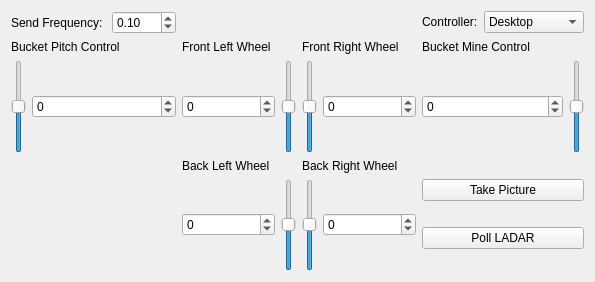
<?xml version="1.0" encoding="UTF-8"?>
<ui version="4.0">
 <class>NASAboticsControlInterfaceClass</class>
 <widget class="QWidget" name="NASAboticsControlInterfaceClass">
  <property name="geometry">
   <rect>
    <x>0</x>
    <y>0</y>
    <width>595</width>
    <height>282</height>
   </rect>
  </property>
  <property name="windowTitle">
   <string>NASAboticsControlInterface</string>
  </property>
  <layout class="QGridLayout" name="gridLayout">
   <item row="3" column="0">
    <layout class="QVBoxLayout" name="bucket_pitch_control_layout_">
     <item>
      <widget class="QLabel" name="label_8">
       <property name="text">
        <string>Bucket Pitch Control</string>
       </property>
      </widget>
     </item>
     <item>
      <layout class="QHBoxLayout" name="horizontalLayout_6">
       <item>
        <widget class="QSlider" name="bucket_pitch_control_slider_">
         <property name="minimum">
          <number>-128</number>
         </property>
         <property name="maximum">
          <number>127</number>
         </property>
         <property name="orientation">
          <enum>Qt::Vertical</enum>
         </property>
        </widget>
       </item>
       <item>
        <widget class="QSpinBox" name="bucket_pitch_control_spinbox_">
         <property name="minimum">
          <number>-128</number>
         </property>
         <property name="maximum">
          <number>127</number>
         </property>
        </widget>
       </item>
      </layout>
     </item>
    </layout>
   </item>
   <item row="3" column="1">
    <layout class="QVBoxLayout" name="front_left_wheel_layout_">
     <item>
      <widget class="QLabel" name="label_3">
       <property name="text">
        <string>Front Left Wheel</string>
       </property>
      </widget>
     </item>
     <item>
      <layout class="QHBoxLayout" name="horizontalLayout">
       <item>
        <widget class="QSpinBox" name="front_left_wheel_spinbox_">
         <property name="minimum">
          <number>-32678</number>
         </property>
         <property name="maximum">
          <number>32678</number>
         </property>
         <property name="value">
          <number>0</number>
         </property>
        </widget>
       </item>
       <item>
        <widget class="QSlider" name="front_left_wheel_slider_">
         <property name="minimum">
          <number>-32678</number>
         </property>
         <property name="maximum">
          <number>32677</number>
         </property>
         <property name="orientation">
          <enum>Qt::Vertical</enum>
         </property>
        </widget>
       </item>
      </layout>
     </item>
    </layout>
   </item>
   <item row="0" column="3">
    <layout class="QFormLayout" name="controller_select_layout_">
     <property name="fieldGrowthPolicy">
      <enum>QFormLayout::AllNonFixedFieldsGrow</enum>
     </property>
     <item row="0" column="0">
      <widget class="QLabel" name="controller_select_label_">
       <property name="text">
        <string>Controller:</string>
       </property>
      </widget>
     </item>
     <item row="0" column="1">
      <widget class="QComboBox" name="controller_select_">
       <property name="editable">
        <bool>false</bool>
       </property>
       <item>
        <property name="text">
         <string>Desktop</string>
        </property>
       </item>
       <item>
        <property name="text">
         <string>XBox (type1)</string>
        </property>
       </item>
      </widget>
     </item>
    </layout>
   </item>
   <item row="0" column="0">
    <layout class="QFormLayout" name="send_frequency_layout_">
     <property name="fieldGrowthPolicy">
      <enum>QFormLayout::AllNonFixedFieldsGrow</enum>
     </property>
     <item row="0" column="0">
      <widget class="QLabel" name="send_frequency_label_">
       <property name="text">
        <string>Send Frequency: </string>
       </property>
      </widget>
     </item>
     <item row="0" column="1">
      <widget class="QDoubleSpinBox" name="send_frequency_spinbox_">
       <property name="maximum">
        <double>100.000000000000000</double>
       </property>
       <property name="value">
        <double>0.100000000000000</double>
       </property>
      </widget>
     </item>
    </layout>
   </item>
   <item row="4" column="2">
    <layout class="QVBoxLayout" name="back_right_wheel_layout_">
     <item>
      <widget class="QLabel" name="label_6">
       <property name="text">
        <string>Back Right Wheel</string>
       </property>
      </widget>
     </item>
     <item>
      <layout class="QHBoxLayout" name="horizontalLayout_4">
       <item>
        <widget class="QSlider" name="back_right_wheel_slider_">
         <property name="minimum">
          <number>-32678</number>
         </property>
         <property name="maximum">
          <number>32677</number>
         </property>
         <property name="orientation">
          <enum>Qt::Vertical</enum>
         </property>
        </widget>
       </item>
       <item>
        <widget class="QSpinBox" name="back_right_wheel_spinbox_">
         <property name="minimum">
          <number>-32678</number>
         </property>
         <property name="maximum">
          <number>32678</number>
         </property>
         <property name="value">
          <number>0</number>
         </property>
        </widget>
       </item>
      </layout>
     </item>
    </layout>
   </item>
   <item row="3" column="2">
    <layout class="QVBoxLayout" name="front_right_wheel_layout_">
     <item>
      <widget class="QLabel" name="label_4">
       <property name="text">
        <string>Front Right Wheel</string>
       </property>
      </widget>
     </item>
     <item>
      <layout class="QHBoxLayout" name="horizontalLayout_2">
       <item>
        <widget class="QSlider" name="front_right_wheel_slider_">
         <property name="minimum">
          <number>-32678</number>
         </property>
         <property name="maximum">
          <number>32677</number>
         </property>
         <property name="orientation">
          <enum>Qt::Vertical</enum>
         </property>
        </widget>
       </item>
       <item>
        <widget class="QSpinBox" name="front_right_wheel_spinbox_">
         <property name="minimum">
          <number>-32678</number>
         </property>
         <property name="maximum">
          <number>32678</number>
         </property>
         <property name="value">
          <number>0</number>
         </property>
        </widget>
       </item>
      </layout>
     </item>
    </layout>
   </item>
   <item row="3" column="3">
    <layout class="QVBoxLayout" name="mine_control_layout_">
     <item>
      <widget class="QLabel" name="label_7">
       <property name="text">
        <string>Bucket Mine Control</string>
       </property>
      </widget>
     </item>
     <item>
      <layout class="QHBoxLayout" name="horizontalLayout_5">
       <item>
        <widget class="QSpinBox" name="bucket_mine_control_spinbox_">
         <property name="minimum">
          <number>-128</number>
         </property>
         <property name="maximum">
          <number>127</number>
         </property>
        </widget>
       </item>
       <item>
        <widget class="QSlider" name="bucket_mine_control_slider_">
         <property name="minimum">
          <number>-128</number>
         </property>
         <property name="maximum">
          <number>127</number>
         </property>
         <property name="orientation">
          <enum>Qt::Vertical</enum>
         </property>
        </widget>
       </item>
      </layout>
     </item>
    </layout>
   </item>
   <item row="4" column="1">
    <layout class="QVBoxLayout" name="back_left_wheel_layout_">
     <item>
      <widget class="QLabel" name="label_5">
       <property name="text">
        <string>Back Left Wheel</string>
       </property>
      </widget>
     </item>
     <item>
      <layout class="QHBoxLayout" name="horizontalLayout_3">
       <item>
        <widget class="QSpinBox" name="back_left_wheel_spinbox_">
         <property name="minimum">
          <number>-32678</number>
         </property>
         <property name="maximum">
          <number>32678</number>
         </property>
         <property name="value">
          <number>0</number>
         </property>
        </widget>
       </item>
       <item>
        <widget class="QSlider" name="back_left_wheel_slider_">
         <property name="minimum">
          <number>-32678</number>
         </property>
         <property name="maximum">
          <number>32677</number>
         </property>
         <property name="orientation">
          <enum>Qt::Vertical</enum>
         </property>
        </widget>
       </item>
      </layout>
     </item>
    </layout>
   </item>
   <item row="4" column="3">
    <layout class="QVBoxLayout" name="verticalLayout">
     <item>
      <widget class="QPushButton" name="take_picture_button_">
       <property name="text">
        <string>Take Picture</string>
       </property>
      </widget>
     </item>
     <item>
      <widget class="QPushButton" name="poll_ladar_button_">
       <property name="text">
        <string>Poll LADAR</string>
       </property>
      </widget>
     </item>
    </layout>
   </item>
   <item row="4" column="0">
    <widget class="QLabel" name="label">
     <property name="styleSheet">
      <string notr="true">image: url(:/NASAboticsControlInterface/Resources/GR_Logo.jpg);</string>
     </property>
     <property name="text">
      <string/>
     </property>
    </widget>
   </item>
  </layout>
 </widget>
 <layoutdefault spacing="6" margin="11"/>
 <tabstops>
  <tabstop>send_frequency_spinbox_</tabstop>
  <tabstop>controller_select_</tabstop>
  <tabstop>bucket_pitch_control_slider_</tabstop>
  <tabstop>bucket_pitch_control_spinbox_</tabstop>
  <tabstop>front_left_wheel_spinbox_</tabstop>
  <tabstop>front_left_wheel_slider_</tabstop>
  <tabstop>front_right_wheel_slider_</tabstop>
  <tabstop>front_right_wheel_spinbox_</tabstop>
  <tabstop>bucket_mine_control_spinbox_</tabstop>
  <tabstop>bucket_mine_control_slider_</tabstop>
  <tabstop>back_left_wheel_spinbox_</tabstop>
  <tabstop>back_left_wheel_slider_</tabstop>
  <tabstop>back_right_wheel_slider_</tabstop>
  <tabstop>back_right_wheel_spinbox_</tabstop>
 </tabstops>
 <resources>
  <include location="nasaboticscontrolinterface.qrc"/>
 </resources>
 <connections>
  <connection>
   <sender>bucket_pitch_control_spinbox_</sender>
   <signal>valueChanged(int)</signal>
   <receiver>bucket_pitch_control_slider_</receiver>
   <slot>setValue(int)</slot>
   <hints>
    <hint type="sourcelabel">
     <x>183</x>
     <y>201</y>
    </hint>
    <hint type="destinationlabel">
     <x>28</x>
     <y>150</y>
    </hint>
   </hints>
  </connection>
  <connection>
   <sender>bucket_pitch_control_slider_</sender>
   <signal>valueChanged(int)</signal>
   <receiver>bucket_pitch_control_spinbox_</receiver>
   <slot>setValue(int)</slot>
   <hints>
    <hint type="sourcelabel">
     <x>33</x>
     <y>150</y>
    </hint>
    <hint type="destinationlabel">
     <x>156</x>
     <y>201</y>
    </hint>
   </hints>
  </connection>
  <connection>
   <sender>front_left_wheel_spinbox_</sender>
   <signal>valueChanged(int)</signal>
   <receiver>front_left_wheel_slider_</receiver>
   <slot>setValue(int)</slot>
   <hints>
    <hint type="sourcelabel">
     <x>260</x>
     <y>201</y>
    </hint>
    <hint type="destinationlabel">
     <x>289</x>
     <y>150</y>
    </hint>
   </hints>
  </connection>
  <connection>
   <sender>front_left_wheel_slider_</sender>
   <signal>valueChanged(int)</signal>
   <receiver>front_left_wheel_spinbox_</receiver>
   <slot>setValue(int)</slot>
   <hints>
    <hint type="sourcelabel">
     <x>289</x>
     <y>150</y>
    </hint>
    <hint type="destinationlabel">
     <x>260</x>
     <y>201</y>
    </hint>
   </hints>
  </connection>
  <connection>
   <sender>front_right_wheel_spinbox_</sender>
   <signal>valueChanged(int)</signal>
   <receiver>front_right_wheel_slider_</receiver>
   <slot>setValue(int)</slot>
   <hints>
    <hint type="sourcelabel">
     <x>401</x>
     <y>201</y>
    </hint>
    <hint type="destinationlabel">
     <x>322</x>
     <y>150</y>
    </hint>
   </hints>
  </connection>
  <connection>
   <sender>front_right_wheel_slider_</sender>
   <signal>valueChanged(int)</signal>
   <receiver>front_right_wheel_spinbox_</receiver>
   <slot>setValue(int)</slot>
   <hints>
    <hint type="sourcelabel">
     <x>322</x>
     <y>150</y>
    </hint>
    <hint type="destinationlabel">
     <x>401</x>
     <y>201</y>
    </hint>
   </hints>
  </connection>
  <connection>
   <sender>back_left_wheel_spinbox_</sender>
   <signal>valueChanged(int)</signal>
   <receiver>back_left_wheel_slider_</receiver>
   <slot>setValue(int)</slot>
   <hints>
    <hint type="sourcelabel">
     <x>260</x>
     <y>526</y>
    </hint>
    <hint type="destinationlabel">
     <x>289</x>
     <y>392</y>
    </hint>
   </hints>
  </connection>
  <connection>
   <sender>back_left_wheel_slider_</sender>
   <signal>valueChanged(int)</signal>
   <receiver>back_left_wheel_spinbox_</receiver>
   <slot>setValue(int)</slot>
   <hints>
    <hint type="sourcelabel">
     <x>289</x>
     <y>392</y>
    </hint>
    <hint type="destinationlabel">
     <x>260</x>
     <y>526</y>
    </hint>
   </hints>
  </connection>
  <connection>
   <sender>back_right_wheel_slider_</sender>
   <signal>valueChanged(int)</signal>
   <receiver>back_right_wheel_spinbox_</receiver>
   <slot>setValue(int)</slot>
   <hints>
    <hint type="sourcelabel">
     <x>322</x>
     <y>392</y>
    </hint>
    <hint type="destinationlabel">
     <x>401</x>
     <y>526</y>
    </hint>
   </hints>
  </connection>
  <connection>
   <sender>back_right_wheel_spinbox_</sender>
   <signal>valueChanged(int)</signal>
   <receiver>back_right_wheel_slider_</receiver>
   <slot>setValue(int)</slot>
   <hints>
    <hint type="sourcelabel">
     <x>401</x>
     <y>526</y>
    </hint>
    <hint type="destinationlabel">
     <x>322</x>
     <y>392</y>
    </hint>
   </hints>
  </connection>
  <connection>
   <sender>bucket_mine_control_spinbox_</sender>
   <signal>valueChanged(int)</signal>
   <receiver>bucket_mine_control_slider_</receiver>
   <slot>setValue(int)</slot>
   <hints>
    <hint type="sourcelabel">
     <x>606</x>
     <y>201</y>
    </hint>
    <hint type="destinationlabel">
     <x>951</x>
     <y>150</y>
    </hint>
   </hints>
  </connection>
  <connection>
   <sender>bucket_mine_control_slider_</sender>
   <signal>valueChanged(int)</signal>
   <receiver>bucket_mine_control_spinbox_</receiver>
   <slot>setValue(int)</slot>
   <hints>
    <hint type="sourcelabel">
     <x>951</x>
     <y>150</y>
    </hint>
    <hint type="destinationlabel">
     <x>606</x>
     <y>201</y>
    </hint>
   </hints>
  </connection>
 </connections>
</ui>
